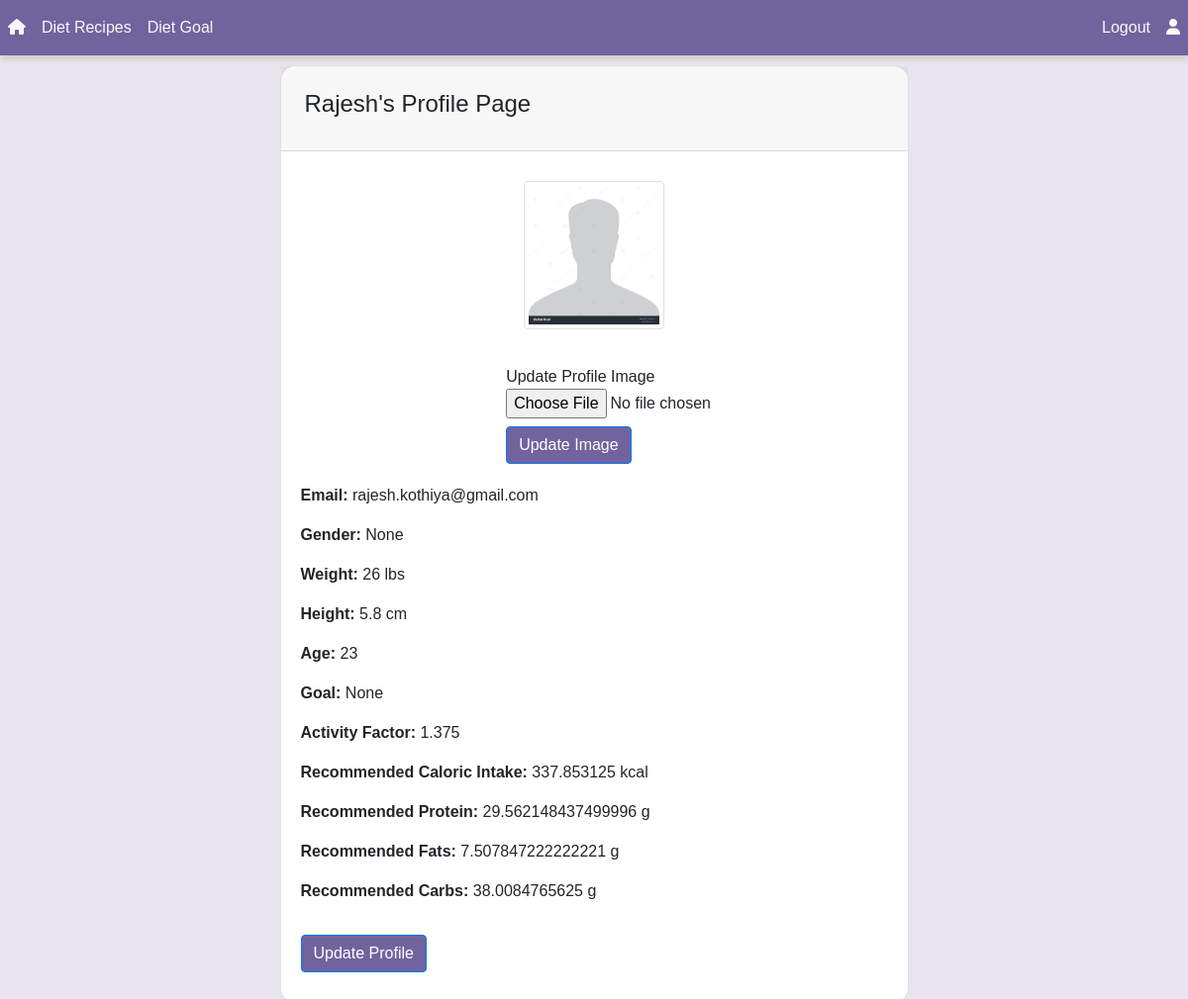
The app's page /profile (signed in) with its own data.
### app/models.py (models this page shows)
class User(db.Model, UserMixin):
    id = db.Column(db.Integer, primary_key=True)
    email = db.Column(db.String(150), unique = True)
    password = db.Column(db.String(150))
    first_name = db.Column(db.String(150))
    sex = db.Column(db.String(10))
    weight = db.Column(db.Integer)
    height = db.Column(db.Integer)
    age = db.Column(db.Integer)
    goal = db.Column(db.String(10))
    activity_factor = db.Column(db.Float)
    allergies = db.Column(db.String(200))
    dietary_preferences = db.Column(db.String(200))
    recommended_intake = db.Column(db.Integer)
    recommended_protein = db.Column(db.Integer)
    recommended_fats = db.Column(db.Integer)
    recommended_carbs = db.Column(db.Integer)
    items = db.relationship("Item", backref = "user")
    profile_image = db.Column(db.String(150), nullable=True)

### app/views.py (the view)
@views.route("/profile", methods=["POST", "GET"])
def profile():
    return render_template("profile.html", user=current_user)

### app/__init__.py (called while the page is built)
def create_app():
    app = Flask(__name__, template_folder="templates")
    app.config["SECRET_KEY"] = "my_key"
    db_dir = os.path.join(os.path.dirname(__file__), 'database')
    if not os.path.exists(db_dir):
        os.makedirs(db_dir)
    app.config["SQLALCHEMY_DATABASE_URI"] = f"sqlite:///{os.path.join(db_dir, DB_NAME)}"
    db.init_app(app)
    login_manager = LoginManager()
    login_manager.login_view = "auth.login"
    login_manager.init_app(app)
    @login_manager.user_loader
    def load_user(id):
        return User.query.get(int(id)) # get looks for primary key
    from .views import views
    from .auth import auth
    app.register_blueprint(views, url_prefix="/")
    app.register_blueprint(auth,url_prefix="/")
    from .models import User, Item, Recipes
    with app.app_context():
        db.create_all()
    return app

### app/templates/profile.html (shortened to what this page needs)
{% extends "base.html" %}
{% block content %}
<section class="gradient-custom">
  <div class="container">
    <div class="row justify-content-center align-items-center">
      <div class="col-12 col-lg-9 col-xl-7">
        <div class="card shadow-2-strong card-registration" style="border-radius: 15px;">
          <div class="card-header p-4">
              <h4>{{ user.first_name }}'s Profile Page</h4>
          </div>
            <div class="card-body">
                    <div class="row text-center">
                            {% if user.profile_image %}
                                <img src="{{ url_for('static', filename=user.profile_image) }}" alt="Profile Image" class="img-thumbnail text-center rounded mx-auto d-block" style="  max-height: 150px;">
                            {% else %}
                                <img src="{{ url_for('static', filename='profile_images/default_profile.jpg') }}" alt="Default Profile Image" class="img-thumbnail rounded mx-auto d-block" style="  max-height: 150px;">
                            {% endif %}
                    </div>
                 <form action="{{ url_for('views.update_profile_image') }}" method="post" enctype="multipart/form-data" class="mt-3">
                     <div class="row">
                     <div class="col-4"></div>
                     <div class="col-8">
                                    <span class="text-center" for="profile_image">Update Profile Image</span>
                                    <input type="file" class="form-control-file" id="profile_image" name="profile_image">
                                <button type="submit" class="btn btn-primary mt-2" style="background-color: #71639e !important;">Update Image</button>
                     </div>
                         </div>
                            </form>
                    <div class="row">
                        <div class="col-md-8">
                            <p><strong>Email:</strong> {{ user.email }}</p>
                            <p><strong>Gender:</strong> {{ user.sex }}</p>
                            <p><strong>Weight:</strong> {{ user.weight }} lbs</p>
                            <p><strong>Height:</strong> {{ user.height }} cm</p>
                            <p><strong>Age:</strong> {{ user.age }}</p>
                            <p><strong>Goal:</strong> {{ user.goal }}</p>
                            <p><strong>Activity Factor:</strong> {{ user.activity_factor }}</p>
                            <p><strong>Recommended Caloric Intake:</strong> {{ user.recommended_intake }} kcal</p>
                            <p><strong>Recommended Protein:</strong> {{ user.recommended_protein }} g</p>
                            <p><strong>Recommended Fats:</strong> {{ user.recommended_fats }} g</p>
                            <p><strong>Recommended Carbs:</strong> {{ user.recommended_carbs }} g</p>
                            <a href="{{ url_for('views.update_profile') }}" class="btn btn-primary mt-3" style="background-color: #71639e !important;">Update Profile</a>
                        </div>
                    </div>
                </div>
        </div>
      </div>
    </div>
  </div>
</section>
{% endblock %}

### app/templates/base.html (shortened to what this page needs)
<!DOCTYPE html>
<html lang="en">
<head>
    <link
      rel="stylesheet"
      href="https://stackpath.bootstrapcdn.com/bootstrap/4.4.1/css/bootstrap.min.css"
    />
    <link
      rel="stylesheet"
      href="https://stackpath.bootstrapcdn.com/font-awesome/4.7.0/css/font-awesome.min.css"
    />
    <link rel="stylesheet" href="../static/style.css">
</head>
<body>
    <nav class = "navbar navbar-expand-lg navbar-lightrounded-bottom" id = "navbar" style="background-color: #71639e !important;">
      <div class="collapse navbar-collapse justify-content-between" id = "navbar-content">
        <ul class = "navbar-nav">
          {% if user.is_authenticated %}
          <li class = "nav-item">
            <a class = "nav-link text-light" id = "home" href = "/">
              <i class="fa-solid fa-house"></i>
            </a>
          </li>
          <li class = "nav-item">
            <a class = "nav-link text-light" id = "recipes" href = "/get-recipes">
              Diet Recipes
            </a>
          </li>
          <li class = "nav-item">
            <a class = "nav-link text-light" id = "diet_goal" href = "/diet_goal">
              Diet Goal
            </a>
          </li>
          {% endif %}
        </ul>
        <ul class = "navbar-nav">
          {% if user.is_authenticated %}
          <li class = "nav-item">
            <a class = "nav-link text-light" id = "logout" href = "/logout">Logout</a>
          </li>
          <li class = "nav-item">
            <a class = "nav-link text-light" id = "profile" href = "/profile">
              <i class="fa-solid fa-user"></i>
            </a>
          </li>
          {% endif %}
        </ul>
      </div>
    </nav>
        {% block content %}{% endblock %}
</body>
</html>

### app/static/style.css (style rules this page uses)
img { background: transparent; }
body { font-family: Arial, Helvetica, sans-serif; }
#navbar { padding-left: 0; padding-right: 0; }
.row { padding-top: 10px; padding-bottom: 10px; }
#navbar { box-shadow: 0px 5px 5px 0px rgba(209,209,209,1); }
.gradient-custom { background: #f093fb; background: -webkit-linear-gradient(to bottom right, rgba(240, 147, 251, 1), rgba(245, 87, 108, 1)); background: #4c28771f }

### records on screen
User: first_name "Rajesh", email "rajesh.kothiya@gmail.com", sex "None", weight "26", height "5.8", age "23", goal "None", activity_factor "1.375", recommended_intake "337.853125", recommended_protein "29.562148437499996", recommended_fats "7.507847222222221", recommended_carbs "38.0084765625"
